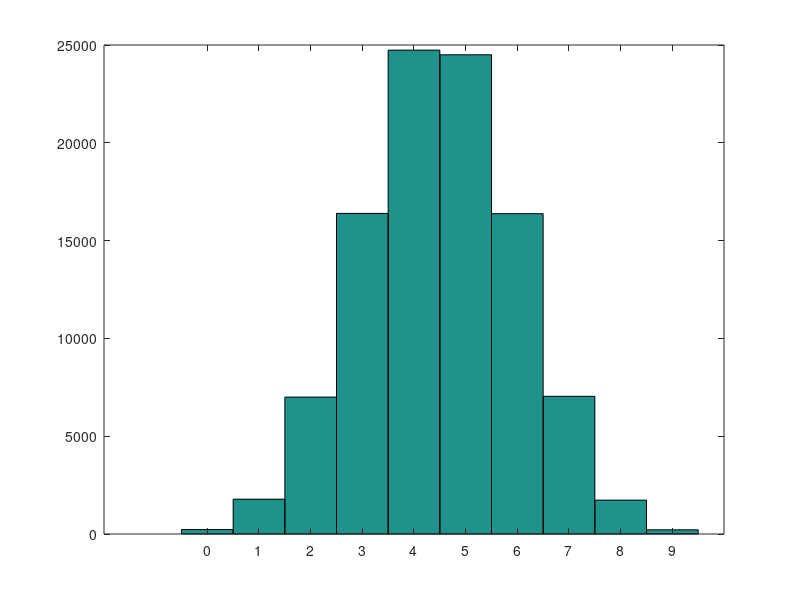

This chart was generated by the following MATLAB code:
%Листинг №25
%Гистограмма распределения расстояний Хэмминга
%Очищаем рабочее пространство
clear, clc
%Определяем случайную длину кодового слова
n=7+randi(7);
%Определяем число пар кодовых слов, между которыми
%определяется расстояние Хэмминга
K=10^5;
%Запускаем цикл перебора пар кодовых слов
d_H = zeros(1,K);
for k=1:K
    %Выбираем случайную пару кодовых слов
    w1=randi(2,1,n)-1; w2=randi(2,1,n)-1;
    %Находим расстояние Хэмминга
    d_H(k)=sum(xor(w1,w2));
end
%Рисуем искомую гистограмму
hist(d_H,0:n)